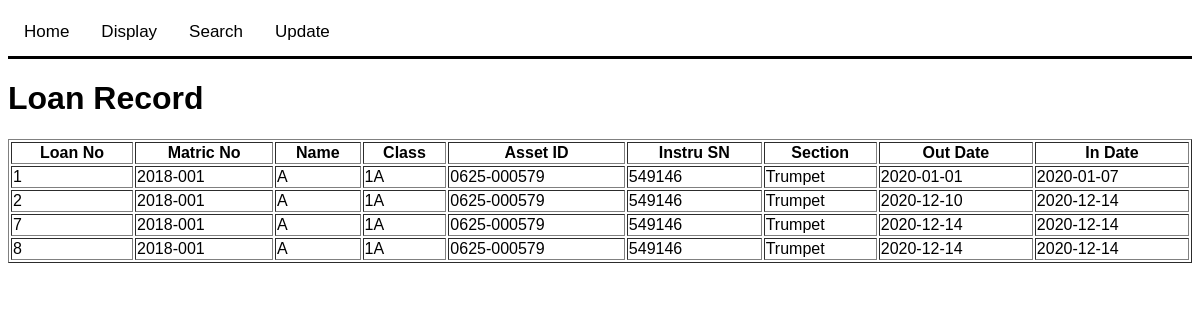
/display_loan/, run on the app's committed database.
### tables this page shows
CREATE TABLE "Loan" (
	"LoanNo"	INTEGER,
	"MatricNo"	INTEGER NOT NULL,
	"AssetID"	INTEGER NOT NULL,
	"OutDate"	INTEGER NOT NULL,
	"InDate"	INTEGER,
	FOREIGN KEY("AssetID") REFERENCES "Instrument"("AssetID"),
	FOREIGN KEY("MatricNo") REFERENCES "Student"("MatricNo"),
	PRIMARY KEY("LoanNo" AUTOINCREMENT)
);

CREATE TABLE "Student" (
	"MatricNo"	TEXT,
	"Name"	TEXT NOT NULL,
	"Class"	TEXT NOT NULL,
	"Section"	TEXT,
	"InBand"	TEXT NOT NULL DEFAULT "Yes" CHECK("InBand" = "Yes" OR "InBand" = "No"),
	PRIMARY KEY("MatricNo")
);

CREATE TABLE "Instrument" (
	"AssetID"	TEXT NOT NULL,
	"InstruSN"	TEXT,
	"Section"	TEXT NOT NULL,
	"Model"	TEXT NOT NULL,
	"Value"	REAL,
	"Remarks"	TEXT,
	"Status"	TEXT NOT NULL DEFAULT 'Normal' CHECK("Status" = "Normal" OR "Status" = "Loaned" OR "Status" = "Condemned"),
	PRIMARY KEY("AssetID")
);

### app.py (the view)
@app.route("/display_loan/")
def display_loan():
    query = """
    SELECT Loan.LoanNo, Loan.MatricNo, Student.Name, Student.Class, Loan.AssetID, Instrument.InstruSN, Instrument.Section, Loan.OutDate, Loan.InDate
    FROM Loan, Student, Instrument
    WHERE Loan.MatricNo = Student.MatricNo
    AND Loan.AssetID = Instrument.AssetID
    ORDER BY Loan.InDate
    AND Loan.LoanNo
    """
    db = sqlite3.connect("band.db")
    cursor = db.execute(query)
    loan_data = cursor.fetchall()
    cursor.close()
    db.close()
    return render_template("display/display_loan.html", loan_data=loan_data)

### templates/display/display_loan.html (shortened to what this page needs)
<!DOCTYPE html>
<html>
    <head>
    </head>
    <body>
        {% extends "base.html" %}
        {% block content %}
        <h1>Loan Record</h1>
        <table border="1", width="100%">
            <tr>
                <th>Loan No</th>
                <th>Matric No</th>
                <th>Name</th>
                <th>Class</th>
                <th>Asset ID</th>
                <th>Instru SN</th>
                <th>Section</th>
                <th>Out Date</th>
                <th>In Date</th>
            </tr>
            {% for record in loan_data %}
            <tr>
                <td>{{record[0]}}</td>
                <td>{{record[1]}}</td>
                <td>{{record[2]}}</td>
                <td>{{record[3]}}</td>
                <td>{{record[4]}}</td>
                <td>{{record[5]}}</td>
                <td>{{record[6]}}</td>
                <td>{{record[7]}}</td>
                <td>{{record[8]}}</td>
            </tr>
            {% endfor %}
        </table>
        {% endblock %}

### templates/base.html (style rules this page uses)
body { font-family:Arial; }

### data on the page
Loan: LoanNo "1", MatricNo "2018-001", Name "A", Class "1A", AssetID "0625-000579", InstruSN "549146", Section "Trumpet", OutDate "2020-01-01", InDate "2020-01-07"
Loan: LoanNo "2", MatricNo "2018-001", Name "A", Class "1A", AssetID "0625-000579", InstruSN "549146", Section "Trumpet", OutDate "2020-12-10", InDate "2020-12-14"
Loan: LoanNo "7", MatricNo "2018-001", Name "A", Class "1A", AssetID "0625-000579", InstruSN "549146", Section "Trumpet", OutDate "2020-12-14", InDate "2020-12-14"
Loan: LoanNo "8", MatricNo "2018-001", Name "A", Class "1A", AssetID "0625-000579", InstruSN "549146", Section "Trumpet", OutDate "2020-12-14", InDate "2020-12-14"
